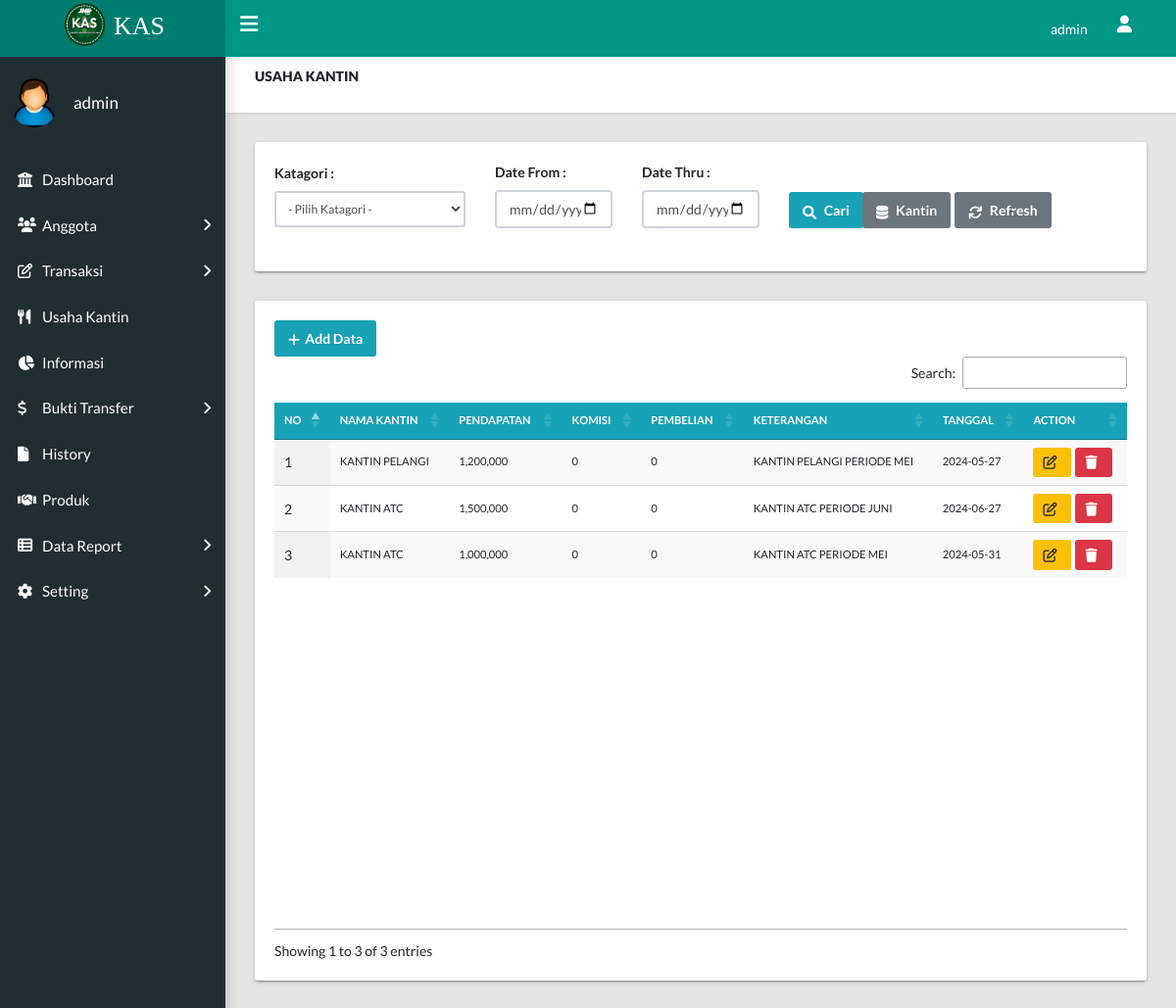
/Dashboard_Koperasi/public/views/pnl_usaha_kantin/index (signed in), run on the app's committed database.
### tables this page shows
CREATE TABLE `user` (
  `login_id` int(11) NOT NULL,
  `nip` varchar(100) NOT NULL,
  `nama_user` varchar(255) NOT NULL,
  `username` varchar(255) NOT NULL,
  `password` varchar(255) NOT NULL,
  `status` varchar(255) NOT NULL
);

CREATE TABLE `usaha_kantin` (
  `id_usaha` int(11) NOT NULL,
  `nama_kantin` varchar(100) NOT NULL,
  `pendapatan` int(11) NOT NULL,
  `komisi` int(11) NOT NULL,
  `pembelian` int(11) NOT NULL,
  `keterangan` varchar(100) NOT NULL,
  `date` date NOT NULL
);

### Dashboard_Koperasi/public/views/pnl_usaha_kantin/index.php (the view, shortened to what this page needs)
<?php
include '../../../header.php';
include 'modal.php';
include '../../../app/config/koneksi.php';
?>
<main class="app-content">
  <div class="app-title">
    <div>
      <h6><strong>USAHA KANTIN</strong></h6>
    </div>
  </div>
  <div class="row">
    <div class="col-md-12">
      <div class="tile">
        <form action="index" method="get">
          <div class="tile-body">
            <div class="row align-items-center">
              <div class="col-12 col-md-3 mb-2">
                <label class="control-label"><strong>Katagori :</strong></label>
                <div class="form-group">
                  <select class="form-control btn-sm" id="jenis" name="jenis" required>
                    <option value="">- Pilih Katagori -</option>
                    <?php
                    $no = 1;
                    $sql = mysqli_query($koneksi, "SELECT * FROM tb_kantin") or die(mysqli_error($koneksi));
                    $result = array();
                    while ($data = mysqli_fetch_array($sql)) {
                      $result[] = $data;
                    }
                    foreach ($result as $data) {
                      $selected = isset($_GET['jenis']) && $_GET['jenis'] == $data['nama_kantin'] ? 'selected' : '';
                    ?>
                      <option value="<?= $data['nama_kantin'] ?>" <?= $selected ?>><?= $no++; ?>. <?= $data['nama_kantin'] ?></option>
                    <?php } ?>
                  </select>
                </div>
              </div>
              <div class="col-12 col-md-2 mb-2">
                <label class="control-label"><strong>Date From :</strong></label>
                <div class="form-group">
                  <input class="form-control" type="date" name="dari" value="<?= isset($_GET['dari']) ? $_GET['dari'] : '' ?>" required>
                </div>
              </div>
              <div class="col-12 col-md-2 mb-2">
                <label class="control-label"><strong>Date Thru :</strong></label>
                <div class="form-group">
                  <input class="form-control" type="date" name="ke" value="<?= isset($_GET['dari']) ? $_GET['dari'] : '' ?>" required>
                </div>
              </div>
              <div class="col-12 col-md-1 mt-4">
                <button type="submit" name="approve" class="btn btn-info form-group"><i class="fa fa-search"></i> Cari</button>
              </div>
              <div class="col-12 col-md-2 mb-3 d-flex justify-content-between mt-4">
                <a href="data_kantin" class="btn btn-secondary"><i class="fa fa-database" aria-hidden="true"></i> Kantin</a>
                <a href="index?>" class="btn btn-secondary ml-1"><i class="fa fa-refresh" aria-hidden="true"></i> Refresh</a>
              </div>
              <div class="col-12 col-md-2 mb-2 mt-4">
                <label>
                  <?php
                  if (isset($_GET['dari']) && isset($_GET['ke'])) {
                    echo "<p>Periode :  <span style='color:red; font-weight:bold;'>" . $_GET['dari'] . "</span> s/d <span style='color:red; font-weight:bold;'>" . $_GET['ke'] . "</span></p>";
                  } else {
                    echo "-";
                  }
                  ?>
                </label>
              </div>
            </div>
          </div>
        </form>
      </div>
    </div>
  </div>
  <div class="row">
    <div class="col-md-12">
      <div class="tile">
        <div class="tile-body">
          <button type="button" class="btn btn-info" data-bs-toggle="modal" data-bs-target="#exampleModal"><i class="fa fa-plus"></i>Add Data </button>
          <form action="../../../app/controller/Usaha_kantin.php" method="post">
            <table class="display nowrap" style="width:100%" id="sampleTable">
              <thead>
                <tr class="btn-info">
                  <th class="small">NO</th>
                  <th class="small">NAMA KANTIN</th>
                  <th class="small">PENDAPATAN</th>
                  <th class="small">KOMISI</th>
                  <th class="small">PEMBELIAN</th>
                  <th class="small">KETERANGAN</th>
                  <th class="small">TANGGAL</th>
                  <th class="small">ACTION</th>
                </tr>
              </thead>
              <?php
              if (isset($_GET['jenis'])) {
                $data = mysqli_query($koneksi, "SELECT * FROM usaha_kantin WHERE nama_kantin = '" . $_GET['jenis'] . "' AND date BETWEEN '" . $_GET['dari'] . "' and '" . $_GET['ke'] . "' ORDER BY id_usaha DESC");
              } else {
                $data = mysqli_query($koneksi, "SELECT * FROM usaha_kantin ORDER BY id_usaha DESC");
              }
              $no = 1;
              while ($d = mysqli_fetch_array($data)) {
              ?>
                <tr>
                  <td><?php echo $no++; ?></td>
                  <td class="small"><?= $d['nama_kantin'] ?></td>
                  <td class="small"><?php echo number_format($d['pendapatan']) ?></td>
                  <td class="small"><?php echo number_format($d['komisi']) ?></td>
                  <td class="small"><?php echo number_format($d['pembelian']);  ?></td>
                  <td class="small"><?= $d['keterangan']; ?></td>
                  <td class="small"><?= $d['date'] ?></td>
                  <td class="d-flex align-items-center">
                    <a href="#" class="btn btn-warning btn-sm mr-1" data-bs-toggle="modal" data-bs-target="#editModal<?= $d['id_usaha'] ?>">
                      <i class="fa fa-pencil-square-o" aria-hidden="true"></i>
                    </a>
                    <a href="delete.php?id=<?= $d['id_usaha'] ?>" onclick="return confirm('Yakin Ingin Menghapus Data?')" class="action btn btn-danger btn-sm">
                      <i class="fa fa-trash" aria-hidden="true"></i>
                    </a>
                  </td>
                </tr>
          </form>
        <?php } ?>
        </div>
      </div>
    </div>
  </div>
</main>
<?php include '../../../footer.php'; ?>

### Dashboard_Koperasi/header.php (shortened to what this page needs)
<?php
include 'app/config/koneksi.php';
$user1 = $_SESSION['admin_username'];
$sql = mysqli_query($koneksi, "SELECT * FROM user WHERE username='$user1'") or die(mysqli_error($koneksi));
$data1 = $sql->fetch_array();
?>
<!DOCTYPE html>
<html lang="en">
<head>
    <link rel="stylesheet" type="text/css" href="../../../app/assets/css/main.css">
    <link rel="stylesheet" type="text/css" href="https://maxcdn.bootstrapcdn.com/font-awesome/4.7.0/css/font-awesome.min.css">
    <link href="https://netdna.bootstrapcdn.com/font-awesome/3.2.1/css/font-awesome.css" rel="stylesheet">
    <link rel="stylesheet" type="text/css" href="https://cdn.datatables.net/1.10.24/css/jquery.dataTables.css">
    <link rel="stylesheet" href="https://cdn.datatables.net/2.0.0/css/dataTables.dataTables.css">
    <link rel="stylesheet" href="https://cdnjs.cloudflare.com/ajax/libs/font-awesome/6.0.0-beta3/css/all.min.css">
</head>
<body class="app sidebar-mini rtl">
    <header class="app-header">
        <a class="app-header__logo" href="#" style="font-family: 'Arial-black';"><img class="mr-1 mb-2" src="../../../app/assets/img/LOGO1.png" alt="profile" style="width: 50px; height: 50px;">KAS</a>
        <a class="app-sidebar__toggle" href="#" data-toggle="sidebar" aria-label="Hide Sidebar"></a>
        <ul class="app-nav">
            <li class="app-search">
                <p class="app-sidebar__user-designation" style="color: white;"><?= $data1['nama_user'] ?></p>
            </li>
            <li class="dropdown"><a class="app-nav__item" href="#" data-toggle="dropdown" aria-label="Open Profile Menu"><i class="fa fa-user fa-lg"></i></a>
            </li>
        </ul>
    </header>
    <aside class="app-sidebar">
        <div class="app-sidebar__user"><img class="app-sidebar__user-avatar" src="../../../app/assets/img/User.png" alt="profile" style="width: 50px; height: 50px;">
            <div>
                <p class="app-sidebar__user-name"><?= $user1 ?></p>
            </div>
        </div>
        <ul class="app-menu">
            <li><a class="app-menu__item" href="../dashboard/index"><i class="app-menu__icon fas fa-university"></i><span class="app-menu__label">Dashboard</span></a></li>
            <?php if (in_array("super_admin", $_SESSION['admin_akses']) || in_array("admin", $_SESSION['admin_akses'])) { ?>
                <li class="treeview"><a class="app-menu__item" href="#" data-toggle="treeview"><i class="app-menu__icon fa fa-users"></i><span class="app-menu__label">Anggota</span><i class="treeview-indicator fa fa-angle-right"></i></a>
                </li>
                <li class="treeview"><a class="app-menu__item" href="#" data-toggle="treeview"><i class="app-menu__icon fa fa-edit"></i><span class="app-menu__label">Transaksi</span><i class="treeview-indicator fa fa-angle-right"></i></a>
                </li>
                <li><a class="app-menu__item" href="../pnl_usaha_kantin/index"><i class="app-menu__icon fas fa-utensils"></i><span class="app-menu__label">Usaha Kantin</span></a></li>
            <?php } ?>
            <?php if (in_array("super_admin", $_SESSION['admin_akses']) || in_array("admin", $_SESSION['admin_akses'])) { ?>
                <li><a class="app-menu__item" href="../tb_informasi/index"><i class="app-menu__icon fa fa-pie-chart"></i><span class="app-menu__label">Informasi</span></a></li>
            <?php } ?>
            <li class="treeview"><a class="app-menu__item" href="#" data-toggle="treeview"><i class="app-menu__icon fa fa-dollar"></i><span class="app-menu__label">Bukti Transfer</span><i class="treeview-indicator fa fa-angle-right"></i></a>
            </li>
            <li><a class="app-menu__item" href="../history/index"><i class="app-menu__icon fa fa-file"></i><span class="app-menu__label">History</span></a></li>
            <li><a class="app-menu__item" href="../produk/index"><i class="app-menu__icon fas fa-handshake"></i><span class="app-menu__label">Produk</span></a></li>
            <li class="treeview"><a class="app-menu__item" href="#" data-toggle="treeview"><i class="app-menu__icon fa fa-th-list"></i><span class="app-menu__label">Data Report</span><i class="treeview-indicator fa fa-angle-right"></i></a>
            </li>
            <?php if (in_array("super_admin", $_SESSION['admin_akses']) || in_array("admin", $_SESSION['admin_akses'])) { ?>
                <li class="treeview"><a class="app-menu__item" href="#" data-toggle="treeview"><i class="app-menu__icon fa fa-gear"></i><span class="app-menu__label">Setting</span><i class="treeview-indicator fa fa-angle-right"></i></a>
                </li>
            <?php } ?>
        </ul>
    </aside>

### Dashboard_Koperasi/footer.php (shortened to what this page needs)
</body>
</html>

### data on the page
user: nama_user "admin"
usaha_kantin: nama_kantin "KANTIN PELANGI", pendapatan "1,200,000", komisi "0", pembelian "0", keterangan "KANTIN PELANGI PERIODE MEI", date "2024-05-27"
usaha_kantin: nama_kantin "KANTIN ATC", pendapatan "1,500,000", komisi "0", pembelian "0", keterangan "KANTIN ATC PERIODE JUNI", date "2024-06-27"
usaha_kantin: nama_kantin "KANTIN ATC", pendapatan "1,000,000", komisi "0", pembelian "0", keterangan "KANTIN ATC PERIODE MEI", date "2024-05-31"

### other printed values
$user1 "admin"
